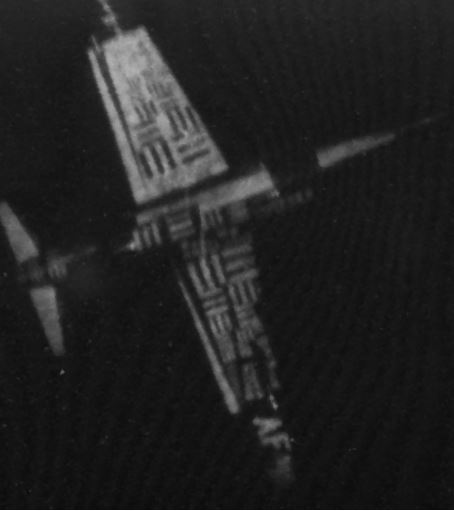
#> input picture Unsharp Masking/Q2.1.1.3_soln/betterplane.JPG, 454 x 511 px, found by its file name
$ python Q2.1.1.3_soln.py
#> lines starting #> are read from the running program, lines starting #| are printed output that depends on the picture
import numpy as np
import cv2
import scipy
from scipy.signal import medfilt
import math

r = float(input("Give  a radius value for the blurring kernal: \n"))
#> the answer given: 3
print(r)
while r<0.0:
    print("invalid input choose another value for r")
    r = int(input("Give a radius value for :"))
    print(r)
k = float(input(" How strong is Your Laplacian: \n"))
#> the answer given: 3
print(k)
img = cv2.imread('betterplane.jpg',0)
#> img is the input picture: shape (511, 454); min 10, max 255, mean 33.8
img = scipy.signal.medfilt2d(img, 3)

def Unsharp_Mask(img, r, k):
#> called with r = 3, k = 3
    img = np.array(img)
    r = int(r)
    diameter = r*2+1
    count = 0
    kernal = np.zeros((int(diameter),int(diameter)))
    for i in range(0,int(diameter)):
        for j in range(0, int(diameter)):
            # assuming sigma is 1
            pi = math.pi
            kernal[i,j] = 103*((1/2*pi)*math.e**(-1*((i**2 +j**2)/(2))))
            print(kernal.astype(int))
    #convolution
    output = np.zeros_like(img) # convolution output into zero array
       # Add zero padding to the input image
    #image_padded = np.zeros((img.shape[0] + 2, img.shape[1] + 2))
    #image_padded[-1:1, -1:1] = img
    for x in range(img.shape[1]):     # Loop over every pixel of the image
        for y in range(img.shape[0]):
            # element-wise multiplication of the kernel and the image
            output[y,x] = (kernal[y:y+r , x:x+r]).sum()
    output = img + k*(img - output)
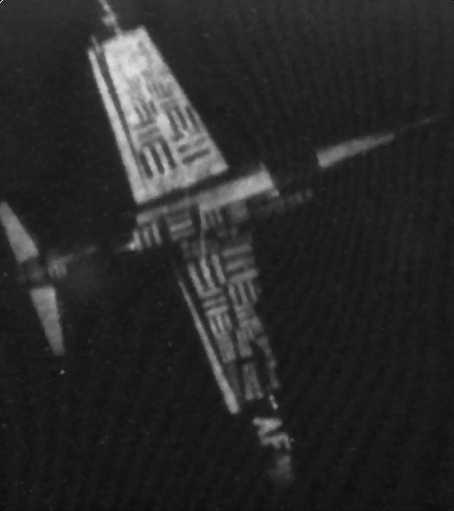
#> output: shape (511, 454) float64; min 0, max 797, mean 133.2; drawn with min black and max white
    return output


new_img = Unsharp_Mask(img,r, k)
cv2.imwrite("Laplacedplane.png", new_img)
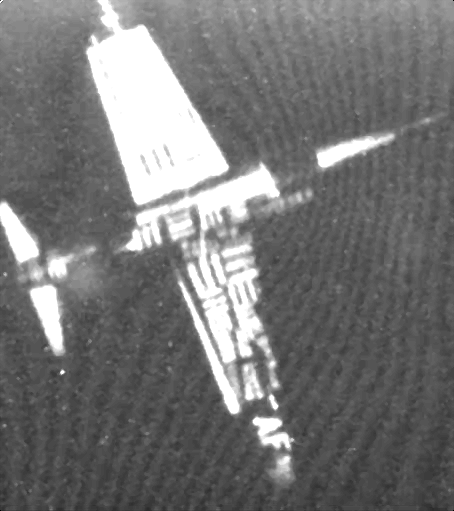
#> saved as Laplacedplane.png: shape (511, 454); min 0, max 255, mean 117.7
